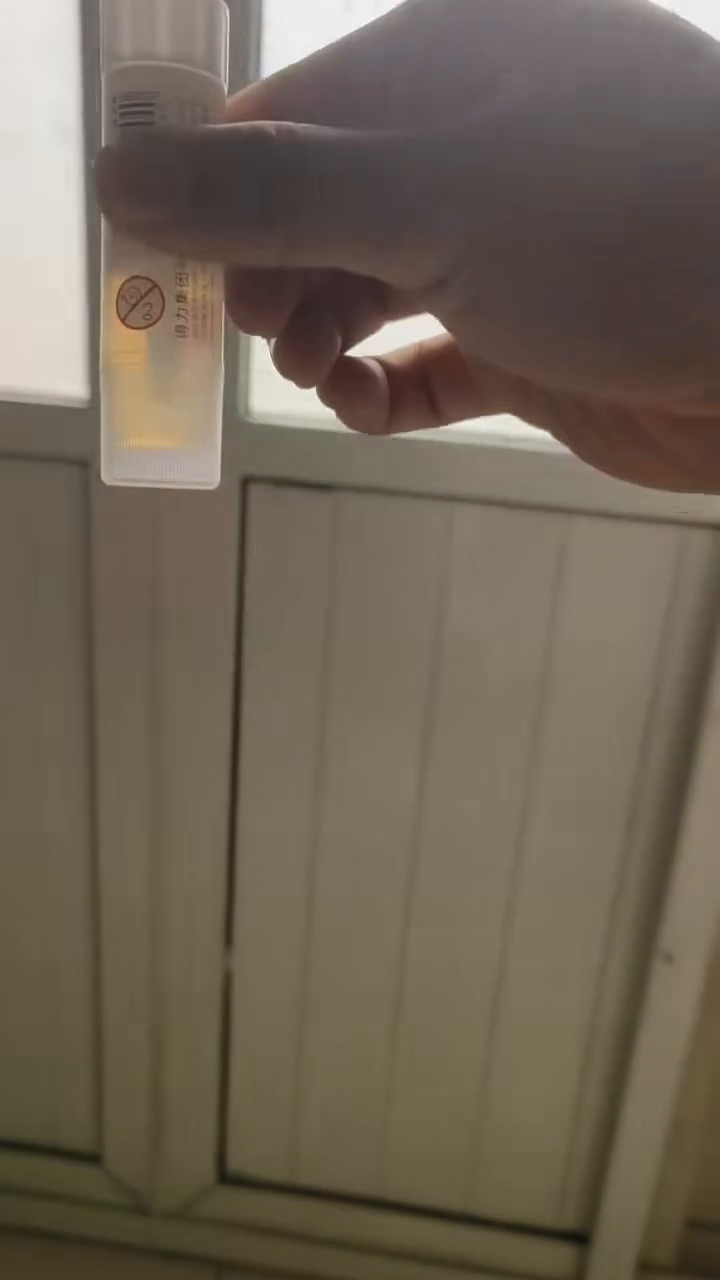
#> input picture frame 84 of 数据处理/fe9f9432-Glue_stick.mp4, 720 x 1280 px
$ python overlay_json_on_video.py
#> lines starting #> are read from the running program, lines starting #| are printed output that depends on the picture; after the words box and inside, x2 and y2 are one past the last pixel; in counts of white or black regions, pixels touching at a corner belong together
"""把 Label Studio 视频旋转框标注（videorectangle）回显叠加到对应视频上，用于对照检查。

几何语义（经逐帧实测确认）：
- x, y  : 旋转框的【左上角】坐标，单位为帧宽/高的百分比（0~100）
- width/height : 框宽/高，单位为帧宽/高的百分比
- rotation : 顺时针角度（度），旋转枢轴 = 框的左上角 (x, y)
- enabled  : True 表示该关键帧之后继续做线性插值；False 表示该关键帧之后轨迹关闭（遮挡/结束）
- 关键帧之间按 frame 线性插值补全每一帧；rotation 先展开为连续角度再插值，避免 ±180° 跳变

用法：
    python overlay_json_on_video.py
    python overlay_json_on_video.py --json xxx.json --video xxx.mp4 --out json_overlay.mp4
"""

import argparse
import json
import math
import os

import cv2
import numpy as np


def load_tracks(json_path):
    """读取 JSON，返回所有 videorectangle 轨迹：[{id, labels, sequence}, ...]"""
    with open(json_path, encoding="utf-8") as f:
#> (reads 数据处理/project-4-at-2026-10-13-20-23-b3ba2413.json from the repository)
        data = json.load(f)

    tracks = []
    for task in data:
        for ann in task.get("annotations", []):
            for region in ann.get("result", []):
                if region.get("type") != "videorectangle":
                    continue
                value = region.get("value", {})
                tracks.append(
                    {
                        "id": region.get("id"),
                        "labels": value.get("labels", []),
                        "sequence": value.get("sequence", []),
                    }
                )
    return tracks


def _unwrap_angles(angles):
    """把角度序列展开为连续值（相邻差值限制在 ±180° 内）。"""
    out = []
    prev = None
    for a in angles:
        if prev is None:
            out.append(a)
        else:
            x = a
            while x - prev > 180:
                x -= 360
            while x - prev < -180:
                x += 360
            out.append(x)
        prev = out[-1]
    return out


def track_to_frame_boxes(track):
    """把一条轨迹插值补全为逐帧框，返回 {frame: (x, y, w, h, rot)}（原始百分比坐标）。"""
    keyframes = sorted(track["sequence"], key=lambda k: k["frame"])
    # 只保留 enabled=True 的关键帧；enabled=False 之后轨迹关闭
    active = [k for k in keyframes if k.get("enabled", True)]
    if not active:
        return {}

    rots = _unwrap_angles([k["rotation"] for k in active])

    boxes = {}
    for i in range(len(active) - 1):
        a, b = active[i], active[i + 1]
        fa, fb = a["frame"], b["frame"]
        ra, rb = rots[i], rots[i + 1]
        span = fb - fa
        for f in range(fa, fb):  # 含起点、不含终点（终点由下一段或末尾处理）
            t = (f - fa) / span if span else 0.0
            boxes[f] = (
                a["x"] + (b["x"] - a["x"]) * t,
                a["y"] + (b["y"] - a["y"]) * t,
                a["width"] + (b["width"] - a["width"]) * t,
                a["height"] + (b["height"] - a["height"]) * t,
                ra + (rb - ra) * t,
            )

    last = active[-1]
    boxes[last["frame"]] = (
        last["x"],
        last["y"],
        last["width"],
        last["height"],
        rots[-1],
    )
    return boxes


def box_to_corners(box, width, height):
    """把 (x, y, w, h, rot) 百分比框转成像素四角点（旋转枢轴 = 左上角 (x, y)）。"""
    x, y, w, h, rot = box
    px, py = x / 100.0 * width, y / 100.0 * height
    pw, ph = w / 100.0 * width, h / 100.0 * height
    a = math.radians(rot)
    ca, sa = math.cos(a), math.sin(a)
    rot_m = np.array([[ca, -sa], [sa, ca]])
    base = np.array([[0, 0], [pw, 0], [pw, ph], [0, ph]])
    corners = (base @ rot_m.T) + np.array([px, py])
    return corners.astype(np.int32)


def main():
    parser = argparse.ArgumentParser(description="把 Label Studio 视频旋转框标注叠加到视频")
    default_dir = os.path.dirname(os.path.abspath(__file__))
    parser.add_argument(
        "--json",
        default=os.path.join(default_dir, "project-4-at-2026-10-13-20-23-b3ba2413.json"),
    )
    parser.add_argument(
        "--video",
        default=os.path.join(default_dir, "fe9f9432-Glue_stick.mp4"),
    )
    parser.add_argument(
        "--out",
        default=os.path.join(default_dir, "json_overlay.mp4"),
    )
    args = parser.parse_args()

    tracks = load_tracks(args.json)
    frame_boxes = {}
    for track in tracks:
        for frame, box in track_to_frame_boxes(track).items():
            frame_boxes.setdefault(frame, []).append((track, box))
    print("轨迹数:", len(tracks), "| 有标注的帧数:", len(frame_boxes))

    cap = cv2.VideoCapture(args.video)
    if not cap.isOpened():
        raise SystemExit("无法打开视频: " + args.video)
    fps = cap.get(cv2.CAP_PROP_FPS)
    width = int(cap.get(cv2.CAP_PROP_FRAME_WIDTH))
    height = int(cap.get(cv2.CAP_PROP_FRAME_HEIGHT))
    total = int(cap.get(cv2.CAP_PROP_FRAME_COUNT))
    print("视频: %dx%d @%.1f fps, %d 帧" % (width, height, fps, total))

    fourcc = cv2.VideoWriter_fourcc(*"mp4v")
    writer = cv2.VideoWriter(args.out, fourcc, fps, (width, height))

    idx = 0
    drawn = 0
    while True:
        ok, frame = cap.read()
#> frame is the input picture: shape (1280, 720, 3); mean B, G, R 85.9, 100.9, 111.2
        if not ok:
            break
        for track, box in frame_boxes.get(idx, ()):
            corners = box_to_corners(box, width, height)
            cv2.polylines(frame, [corners], True, (0, 0, 255), 2)
            for cx, cy in corners:
                cv2.circle(frame, (int(cx), int(cy)), 4, (0, 255, 0), -1)
            cx, cy = corners[:, 0].mean(), corners[:, 1].mean()
            label = ",".join(track.get("labels", [])) or "object"
            cv2.putText(
                frame,
                label,
                (int(cx), int(cy)),
                cv2.FONT_HERSHEY_SIMPLEX,
                0.6,
                (0, 255, 255),
                2,
            )
        cv2.putText(
            frame,
            "frame %d" % idx,
            (20, 50),
            cv2.FONT_HERSHEY_SIMPLEX,
            1.2,
            (0, 255, 0),
            3,
        )
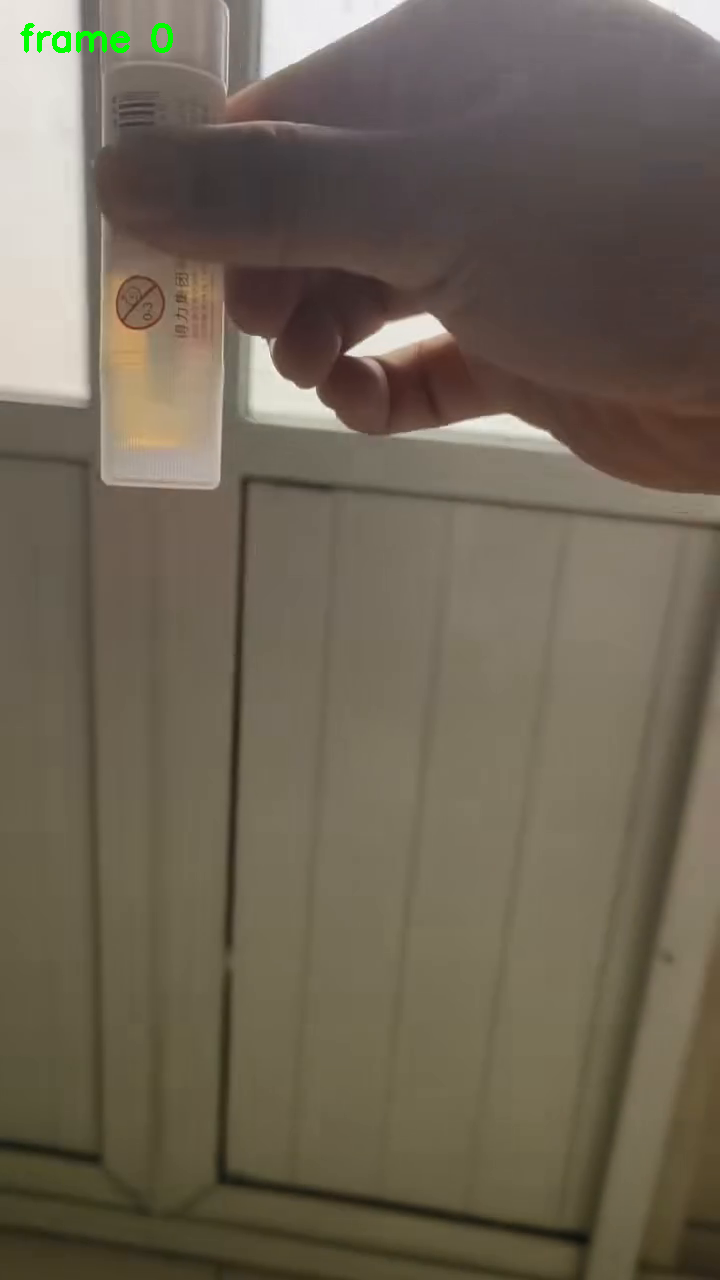
#> frame: shape (1280, 720, 3); 0.18% of pixels changed, all inside (x1, y1, x2, y2) = (20, 23, 173, 53)
        writer.write(frame)
        if idx in frame_boxes:
            drawn += 1
        idx += 1

    cap.release()
    writer.release()
    print("完成: %s | 总帧 %d | 含标注帧 %d" % (args.out, idx, drawn))


if __name__ == "__main__":
    main()
